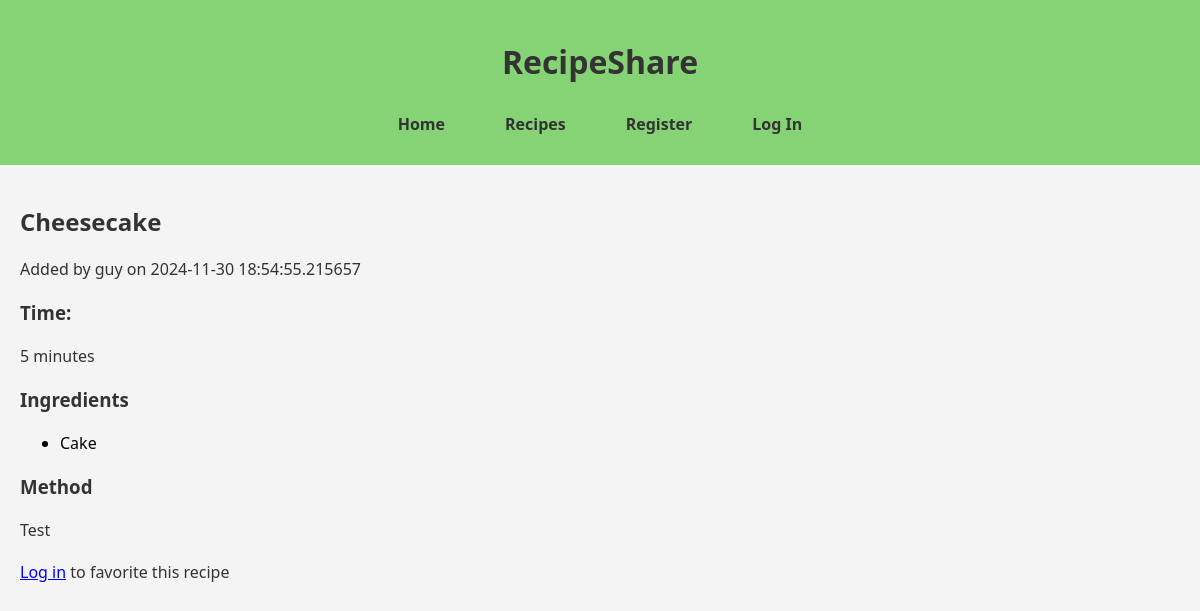
The app's page /recipe/9 with its own data.
### models.py (models this page shows, shortened)
class Recipe(db.Model):
    __tablename__ = 'recipes'
    recipe_id = db.mapped_column(db.Integer, primary_key=True)
    recipe_name = db.mapped_column(db.String(500))
    ingredients = db.mapped_column(db.String(1000))
    method = db.mapped_column(db.String(5000))
    total_time = db.mapped_column(db.Integer)
    date_added = db.mapped_column(db.DateTime, default=datetime.now(timezone.utc))
    chef_id = db.mapped_column(db.Integer, db.ForeignKey('users.user_id'), nullable=False)
    cuisine_id = db.mapped_column(db.Integer, db.ForeignKey('cuisines.cuisine_id'), nullable=False)
    chef = db.relationship('User', back_populates='recipes')
    cuisine = db.relationship('Cuisine', back_populates='recipes')
    favorites = db.relationship('Favorite', back_populates='recipe')

class User(UserMixin, db.Model):
    __tablename__ = 'users'
    user_id = db.mapped_column(db.Integer, primary_key=True)
    username = db.mapped_column(db.String(50), unique=True)
    is_chef = db.mapped_column(db.Boolean, default=False)
    recipes = db.relationship('Recipe', back_populates='chef')
    favorites = db.relationship('Favorite', back_populates='user')

### app.py (the view)
@app.route('/recipe/<int:recipe_id>')
def recipe(recipe_id):
    recipe = Recipe.query.get_or_404(recipe_id)
    ingredients_list = [ingredient.strip() for ingredient in recipe.ingredients.split('/') if ingredient.strip()]
    return render_template('recipe.html', recipe=recipe, ingredients=ingredients_list)

### templates/recipe.html
{% extends 'base.html' %}
{% block content %}
    <h2>{{ recipe.recipe_name }}</h2>
    <p>Added by {{ recipe.chef.username }} on {{ recipe.date_added }}</p>
    <h3>Time:</h3>
    <p> {{ recipe.total_time }} minutes</p>
    <h3>Ingredients</h3>
    <ul>
        {% for ingredient in ingredients %}
        <li>{{ingredient}}</li>
        {% endfor %}
    </ul>
    <h3>Method</h3>
    <p> {{recipe.method }} </p>
{% if current_user.is_authenticated %}
    <form action="{{ url_for('favorite_recipe', recipe_id=recipe.recipe_id) }}" method="POST">
        <button type="submit">Favorite recipe</button>
    </form>
{% else %}
    <p><a href="{{ url_for('login_page') }}">Log in</a> to favorite this recipe</p>
{% endif %}
{% endblock %}

### static/style.css (style rules this page uses)
* { box-sizing: border-box; }
body { padding: 0; font-family: 'Segoe UI', Tahoma, Geneva, Verdana, sans-serif; background-color: #f4f4f4; margin: 0px; }
h1, h2, h3, h4, h5, h6, p { margin: 20px 0; color: #333; }

### records on screen
Recipe: recipe_name "Cheesecake", date_added "2024-11-30 18:54:55.215657", total_time "5", ingredients "Cake", method "Test"
User: chef.username "guy"
